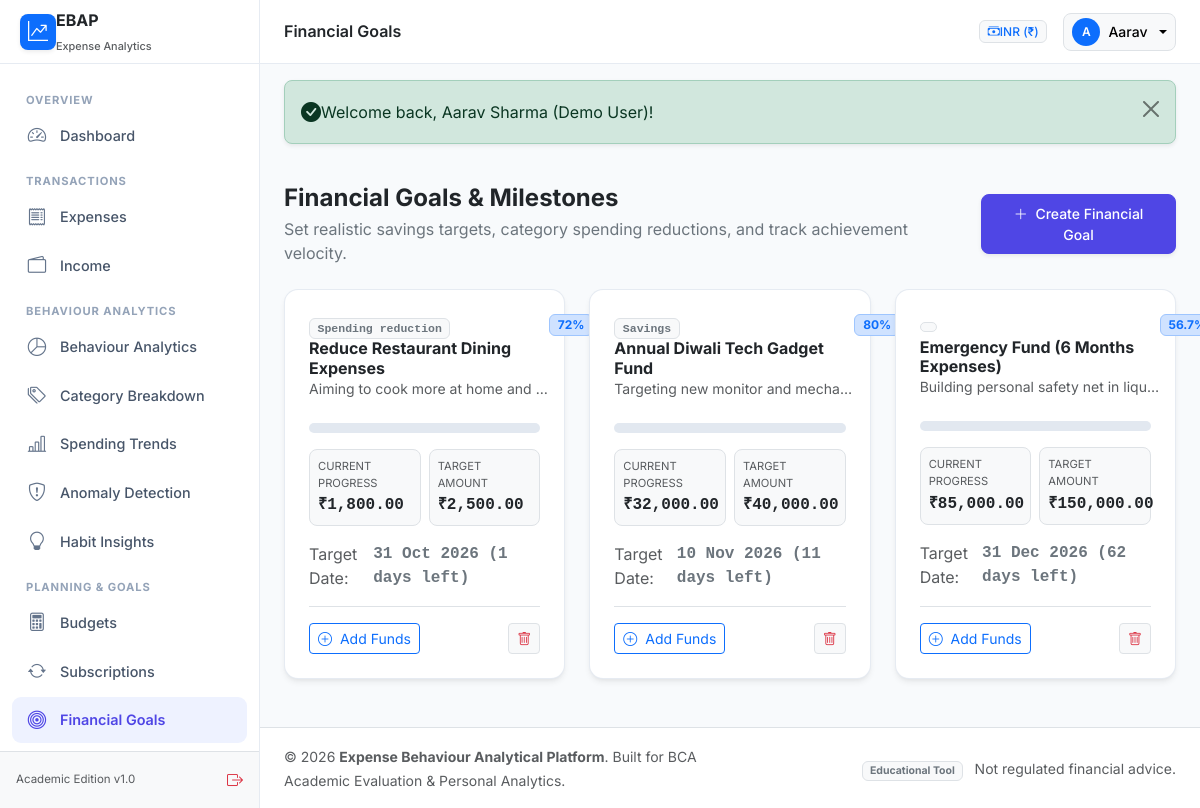
Page /goals/index.php (signed in) on the earlier database version.
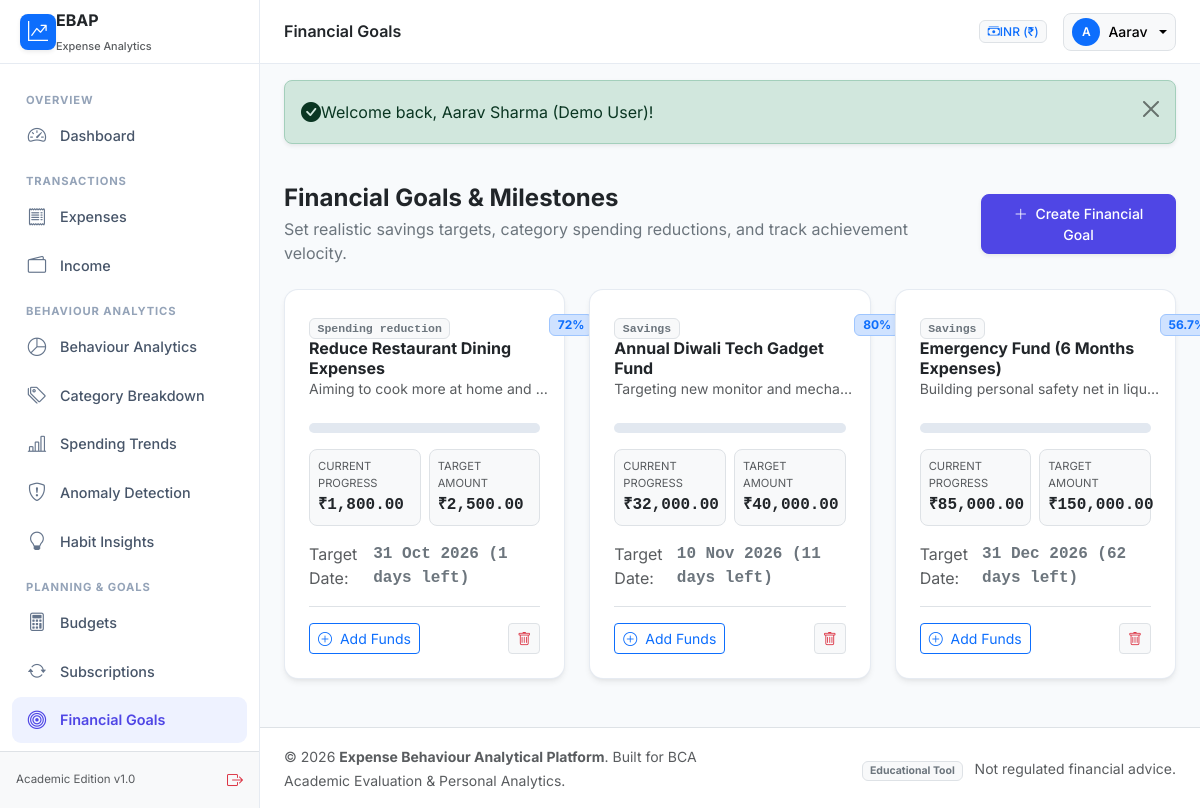
Same page on the later database version.
### tables this page shows
CREATE TABLE `financial_goals` (
    `id` INT AUTO_INCREMENT PRIMARY KEY,
    `user_id` INT NOT NULL,
    `goal_name` VARCHAR(150) NOT NULL,
    `goal_type` ENUM('savings', 'spending_reduction', 'category_cap') NOT NULL DEFAULT 'savings',
    `category_id` INT NULL,
    `target_amount` DECIMAL(12, 2) NOT NULL,
    `baseline_amount` DECIMAL(12, 2) NOT NULL DEFAULT 0.00,
    `current_progress` DECIMAL(12, 2) NOT NULL DEFAULT 0.00,
    `start_date` DATE NOT NULL,
    `target_date` DATE NOT NULL,
    `status` ENUM('in_progress', 'achieved', 'abandoned') NOT NULL DEFAULT 'in_progress',
    `description` TEXT NULL,
    `created_at` TIMESTAMP NOT NULL DEFAULT CURRENT_TIMESTAMP,
    `updated_at` TIMESTAMP NOT NULL DEFAULT CURRENT_TIMESTAMP ON UPDATE CURRENT_TIMESTAMP,
    FOREIGN KEY (`user_id`) REFERENCES `users`(`id`) ON DELETE CASCADE,
    FOREIGN KEY (`category_id`) REFERENCES `expense_categories`(`id`) ON DELETE SET NULL,
    INDEX `idx_goals_user_status` (`user_id`, `status`)
);

### config/database.php (called while the page is built, shortened)
<?php
require_once __DIR__ . '/app.php';
class Database {
    private static ?PDO $instance = null;
    private static function loadEnv(): array {
        $envFile = ROOT_PATH . '/.env';
        $env = [];
        return $env;
    }
    public static function getConnection(): PDO {
        if (self::$instance === null) {
            $env = self::loadEnv();
            $host = $env['DB_HOST'] ?? '127.0.0.1';
            $port = $env['DB_PORT'] ?? '3306';
            $dbname = $env['DB_NAME'] ?? 'expense_behaviour_analytics';
            $user = $env['DB_USER'] ?? 'root';
            $pass = $env['DB_PASS'] ?? '';
            $charset = 'utf8mb4';
            $dsn = "mysql:host={$host};port={$port};dbname={$dbname};charset={$charset}";
            $options = [
                PDO::ATTR_ERRMODE            => PDO::ERRMODE_EXCEPTION,
                PDO::ATTR_DEFAULT_FETCH_MODE => PDO::FETCH_ASSOC,
                PDO::ATTR_EMULATE_PREPARES   => false,
                PDO::MYSQL_ATTR_INIT_COMMAND => "SET NAMES {$charset} COLLATE utf8mb4_unicode_ci"
            ];
            try {
                self::$instance = new PDO($dsn, $user, $pass, $options);
            } catch (PDOException $e) {
                error_log("Database connection error: " . $e->getMessage());
                die("
                    <div style='font-family: system-ui, sans-serif; max-width: 600px; margin: 50px auto; padding: 24px; border: 1px solid #f87171; border-radius: 8px; background-color: #fef2f2; color: #991b1b;'>
                        <h2 style='margin-top:0;'>Database Connection Error</h2>
                        <p>Could not connect to the MySQL database. Please verify that:</p>
                        <ul>
                            <li>XAMPP MySQL is started in the XAMPP Control Panel.</li>
                            <li>The database <code>expense_behaviour_analytics</code> exists.</li>
                            <li>You have imported <code>database/schema.sql</code> and <code>database/seed.sql</code>.</li>
                        </ul>
                        <p><small>System message: " . htmlspecialchars($e->getMessage()) . "</small></p>
                    </div>
                ");
            }
        }
        return self::$instance;
    }
}
function getDBConnection(): PDO {
    return Database::getConnection();
}

### includes/auth.php (called while the page is built, shortened)
<?php
require_once __DIR__ . '/../config/app.php';
require_once __DIR__ . '/../config/database.php';
function isLoggedIn(): bool {
    return !empty($_SESSION['user_id']) && !empty($_SESSION['user']);
}
function getAuthUserId(): int {
    return (int)$_SESSION['user_id'];
}
function getAuthCurrency(): string {
    return $_SESSION['user']['preferred_currency'] ?? DEFAULT_CURRENCY;
}
function getCurrencySymbol(?string $currency = null): string {
    global $currencySymbols;
    $curr = $currency ?? getAuthCurrency();
    return $currencySymbols[$curr] ?? $curr . ' ';
}
function formatCurrency(float|int|string|null $amount, ?string $currency = null): string {
    $num = (float)($amount ?? 0);
    $curr = $currency ?? getAuthCurrency();
    $symbol = getCurrencySymbol($curr);
    return $symbol . number_format($num, 2);
}

### services/GoalService.php (called while the page is built, shortened)
<?php
require_once __DIR__ . '/../config/database.php';
require_once __DIR__ . '/../includes/auth.php';
class GoalService {
    private PDO $db;
    public function __construct(?PDO $db = null) {
        $this->db = $db ?? getDBConnection();
    }
    public function getGoals(int $userId): array {
        $stmt = $this->db->prepare("
            SELECT g.*, c.category_name, c.category_icon, c.category_color
            FROM financial_goals g
            LEFT JOIN expense_categories c ON g.category_id = c.id
            WHERE g.user_id = :uid
            ORDER BY (g.status = 'in_progress') DESC, g.target_date ASC
        ");
        $stmt->execute([':uid' => $userId]);
        $goals = $stmt->fetchAll();
        $today = new DateTime('now');
        foreach ($goals as &$g) {
            $target = (float)$g['target_amount'];
            $progress = (float)$g['current_progress'];
            $pct = ($target > 0) ? min(100.0, round(($progress / $target) * 100, 1)) : 0.0;
            $g['progress_pct'] = $pct;
            $targetDate = new DateTime($g['target_date']);
            $diff = $today->diff($targetDate);
            $daysLeft = (int)$diff->format('%r%a');
        }
        return $goals;
    }
}

### includes/functions.php (called while the page is built, shortened)
<?php
require_once __DIR__ . '/../config/app.php';
function e(?string $string): string {
    return htmlspecialchars($string ?? '', ENT_QUOTES, 'UTF-8');
}
function url(string $path = ''): string {
    $path = ltrim($path, '/');
    return APP_URL . ($path ? '/' . $path : '');
}
function formatDate(?string $date, string $format = 'd M Y'): string {
    try {
        $dt = new DateTime($date);
        return $dt->format($format);
    } catch (Exception $e) {
        return htmlspecialchars($date);
    }
}

### config/app.php (called while the page is built, shortened)
<?php
$currencySymbols = [
    'INR' => '₹',
    'USD' => '$',
    'EUR' => '€',
    'GBP' => '£',
    'JPY' => '¥',
    'CAD' => 'CA$',
    'AUD' => 'A$'
];

### goals/index.php (the view, shortened to what the rows shown need)
<?php
require_once __DIR__ . '/../config/app.php';
require_once __DIR__ . '/../includes/auth.php';
require_once __DIR__ . '/../includes/functions.php';
require_once __DIR__ . '/../services/GoalService.php';
$userId = getAuthUserId();
$goalService = new GoalService();
$goals = $goalService->getGoals($userId);
require_once __DIR__ . '/../includes/header.php';
?>
<?php if (empty($goals)): ?>
    <div class="ebap-card p-5 text-center bg-white mb-4">
        <i class="bi bi-bullseye fs-1 text-muted d-block mb-2"></i>
        <h5 class="fw-bold text-dark mb-1">No Active Financial Goals</h5>
        <p class="text-secondary fs-7 mb-3 mx-auto" style="max-width: 480px;">
            Establish goals such as building an Emergency Fund, reducing dining out expenses by 20%, or saving for an asset.
        </p>
        <a href="<?= url('goals/add.php') ?>" class="btn btn-ebap">Create Your First Goal</a>
    </div>
<?php else: ?>
    <div class="row g-4 mb-4">
        <?php foreach ($goals as $g): ?>
            <div class="col-md-6 col-lg-4">
                <div class="ebap-card p-4 bg-white h-100 d-flex flex-column">
                    <div class="d-flex justify-content-between align-items-start mb-2">
                        <div>
                            <span class="badge bg-light text-secondary border font-monospace mb-1.5" style="font-size: 0.72rem;">
                                <?= ucfirst(str_replace('_', ' ', $g['goal_type'])) ?>
                            </span>
                            <h5 class="fw-bold text-dark mb-0 fs-6"><?= e($g['goal_name']) ?></h5>
                            <?php if (!empty($g['description'])): ?>
                                <small class="text-muted d-block text-truncate" style="max-width: 240px;"><?= e($g['description']) ?></small>
                            <?php endif; ?>
                        </div>
                        <span class="badge <?= $g['status'] === 'achieved' ? 'bg-success-subtle text-success border border-success-subtle' : 'bg-primary-subtle text-primary border border-primary-subtle' ?>">
                            <?= $g['progress_pct'] ?>%
                        </span>
                    </div>
                    <div class="my-3">
                        <div class="ebap-progress" style="height: 10px;">
                        </div>
                    </div>
                    <div class="row g-2 mb-3 fs-7">
                        <div class="col-6">
                            <div class="p-2 bg-light rounded-3 border">
                                <small class="text-muted d-block" style="font-size: 0.7rem;">CURRENT PROGRESS</small>
                                <span class="fw-bold text-dark font-monospace"><?= formatCurrency($g['current_progress']) ?></span>
                            </div>
                        </div>
                        <div class="col-6">
                            <div class="p-2 bg-light rounded-3 border">
                                <small class="text-muted d-block" style="font-size: 0.7rem;">TARGET AMOUNT</small>
                                <span class="fw-bold text-dark font-monospace"><?= formatCurrency($g['target_amount']) ?></span>
                            </div>
                        </div>
                    </div>
                    <div class="d-flex justify-content-between align-items-center mb-3 fs-7">
                        <span class="text-muted">Target Date:</span>
                        <span class="font-monospace fw-semibold <?= $g['is_overdue'] ? 'text-danger' : 'text-secondary' ?>">
                            <?= formatDate($g['target_date']) ?>
                            (<?= $g['days_remaining'] >= 0 ? $g['days_remaining'] . ' days left' : 'Overdue' ?>)
                        </span>
                    </div>
                    <div class="d-flex justify-content-between align-items-center mt-auto pt-3 border-top fs-7">
                        <button type="button" class="btn btn-sm btn-outline-primary" data-bs-toggle="modal" data-bs-target="#contribModal<?= $g['id'] ?>">
                            <i class="bi bi-plus-circle me-1"></i> Add Funds
                        </button>
                        <form method="POST" action="<?= url('goals/delete.php') ?>" class="d-inline" data-confirm="Are you sure you want to delete this goal?">
                            <button type="submit" class="btn btn-sm btn-light border text-danger" title="Delete Goal">
                                <i class="bi bi-trash"></i>
                            </button>
                        </form>
                    </div>
                </div>
            </div>
        <?php endforeach; ?>
    </div>
<?php endif; ?>
<?php require_once __DIR__ . '/../includes/footer.php'; ?>

Differences in the rows shown:
changed financial_goals "Emergency Fund (6 Months Expenses)": goal_type (not shown) → "Savings"
